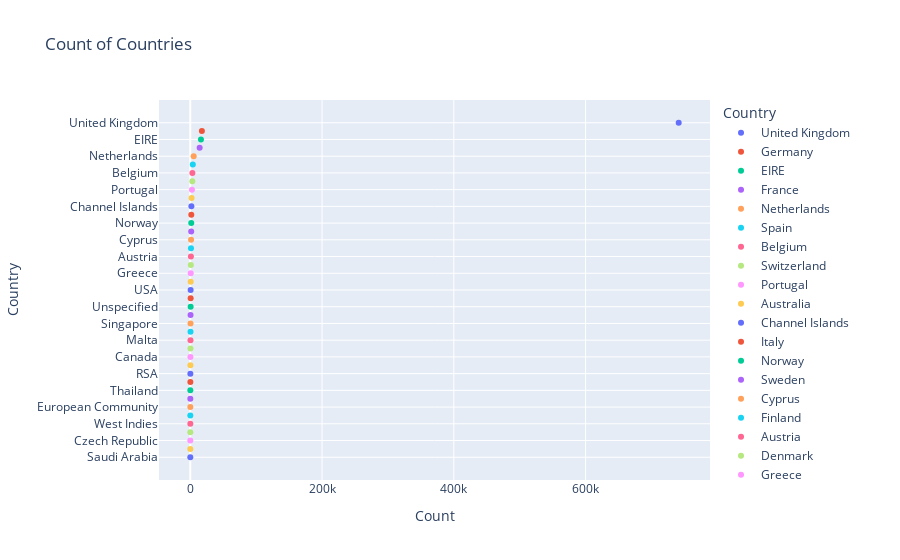

Write notebook code for a chart like this one.
### Code cell
# px.scatter(temp_df, y = "Country", color = names, title = "Count of Countries")
temp_df = data["Country"].value_counts().reset_index()
temp_df.columns = ["Country", "Count"]

names = "Country"

# Scatter plot
import plotly.express as px
px.scatter(temp_df, x="Count", y="Country", color=names, title="Count of Countries")

### Figure 1 — Plotly figure (JSON) as saved in the notebook; plotly's stock layout.template omitted (floating-point values rounded to 4 significant figures)
{"data": [{"hovertemplate": "Country=%{y}<br>Count=%{x}<extra></extra>", "legendgroup": "United Kingdom", "marker": {"color": "#636efa", "symbol": "circle"}, "mode": "markers", "name": "United Kingdom", "orientation": "h", "showlegend": true, "type": "scatter", "x": [741301], "xaxis": "x", "y": ["United Kingdom"], "yaxis": "y"}, {"hovertemplate": "Country=%{y}<br>Count=%{x}<extra></extra>", "legendgroup": "Germany", "marker": {"color": "#EF553B", "symbol": "circle"}, "mode": "markers", "name": "Germany", "orientation": "h", "showlegend": true, "type": "scatter", "x": [17624], "xaxis": "x", "y": ["Germany"], "yaxis": "y"}, {"hovertemplate": "Country=%{y}<br>Count=%{x}<extra></extra>", "legendgroup": "EIRE", "marker": {"color": "#00cc96", "symbol": "circle"}, "mode": "markers", "name": "EIRE", "orientation": "h", "showlegend": true, "type": "scatter", "x": [16195], "xaxis": "x", "y": ["EIRE"], "yaxis": "y"}, {"hovertemplate": "Country=%{y}<br>Count=%{x}<extra></extra>", "legendgroup": "France", "marker": {"color": "#ab63fa", "symbol": "circle"}, "mode": "markers", "name": "France", "orientation": "h", "showlegend": true, "type": "scatter", "x": [14202], "xaxis": "x", "y": ["France"], "yaxis": "y"}, {"hovertemplate": "Country=%{y}<br>Count=%{x}<extra></extra>", "legendgroup": "Netherlands", "marker": {"color": "#FFA15A", "symbol": "circle"}, "mode": "markers", "name": "Netherlands", "orientation": "h", "showlegend": true, "type": "scatter", "x": [5140], "xaxis": "x", "y": ["Netherlands"], "yaxis": "y"}, {"hovertemplate": "Country=%{y}<br>Count=%{x}<extra></extra>", "legendgroup": "Spain", "marker": {"color": "#19d3f3", "symbol": "circle"}, "mode": "markers", "name": "Spain", "orientation": "h", "showlegend": true, "type": "scatter", "x": [3811], "xaxis": "x", "y": ["Spain"], "yaxis": "y"}, {"hovertemplate": "Country=%{y}<br>Count=%{x}<extra></extra>", "legendgroup": "Belgium", "marker": {"color": "#FF6692", "symbol": "circle"}, "mode": "markers", "name": "Belgium", "orientation": "h", "showlegend": true, "type": "scatter", "x": [3123], "xaxis": "x", "y": ["Belgium"], "yaxis": "y"}, {"hovertemplate": "Country=%{y}<br>Count=%{x}<extra></extra>", "legendgroup": "Switzerland", "marker": {"color": "#B6E880", "symbol": "circle"}, "mode": "markers", "name": "Switzerland", "orientation": "h", "showlegend": true, "type": "scatter", "x": [3064], "xaxis": "x", "y": ["Switzerland"], "yaxis": "y"}, {"hovertemplate": "Country=%{y}<br>Count=%{x}<extra></extra>", "legendgroup": "Portugal", "marker": {"color": "#FF97FF", "symbol": "circle"}, "mode": "markers", "name": "Portugal", "orientation": "h", "showlegend": true, "type": "scatter", "x": [2504], "xaxis": "x", "y": ["Portugal"], "yaxis": "y"}, {"hovertemplate": "Country=%{y}<br>Count=%{x}<extra></extra>", "legendgroup": "Australia", "marker": {"color": "#FECB52", "symbol": "circle"}, "mode": "markers", "name": "Australia", "orientation": "h", "showlegend": true, "type": "scatter", "x": [1913], "xaxis": "x", "y": ["Australia"], "yaxis": "y"}, {"hovertemplate": "Country=%{y}<br>Count=%{x}<extra></extra>", "legendgroup": "Channel Islands", "marker": {"color": "#636efa", "symbol": "circle"}, "mode": "markers", "name": "Channel Islands", "orientation": "h", "showlegend": true, "type": "scatter", "x": [1664], "xaxis": "x", "y": ["Channel Islands"], "yaxis": "y"}, {"hovertemplate": "Country=%{y}<br>Count=%{x}<extra></extra>", "legendgroup": "Italy", "marker": {"color": "#EF553B", "symbol": "circle"}, "mode": "markers", "name": "Italy", "orientation": "h", "showlegend": true, "type": "scatter", "x": [1534], "xaxis": "x", "y": ["Italy"], "yaxis": "y"}, {"hovertemplate": "Country=%{y}<br>Count=%{x}<extra></extra>", "legendgroup": "Norway", "marker": {"color": "#00cc96", "symbol": "circle"}, "mode": "markers", "name": "Norway", "orientation": "h", "showlegend": true, "type": "scatter", "x": [1455], "xaxis": "x", "y": ["Norway"], "yaxis": "y"}, {"hovertemplate": "Country=%{y}<br>Count=%{x}<extra></extra>", "legendgroup": "Sweden", "marker": {"color": "#ab63fa", "symbol": "circle"}, "mode": "markers", "name": "Sweden", "orientation": "h", "showlegend": true, "type": "scatter", "x": [1345], "xaxis": "x", "y": ["Sweden"], "yaxis": "y"}, {"hovertemplate": "Country=%{y}<br>Count=%{x}<extra></extra>", "legendgroup": "Cyprus", "marker": {"color": "#FFA15A", "symbol": "circle"}, "mode": "markers", "name": "Cyprus", "orientation": "h", "showlegend": true, "type": "scatter", "x": [1176], "xaxis": "x", "y": ["Cyprus"], "yaxis": "y"}, {"hovertemplate": "Country=%{y}<br>Count=%{x}<extra></extra>", "legendgroup": "Finland", "marker": {"color": "#19d3f3", "symbol": "circle"}, "mode": "markers", "name": "Finland", "orientation": "h", "showlegend": true, "type": "scatter", "x": [1049], "xaxis": "x", "y": ["Finland"], "yaxis": "y"}, {"hovertemplate": "Country=%{y}<br>Count=%{x}<extra></extra>", "legendgroup": "Austria", "marker": {"color": "#FF6692", "symbol": "circle"}, "mode": "markers", "name": "Austria", "orientation": "h", "showlegend": true, "type": "scatter", "x": [938], "xaxis": "x", "y": ["Austria"], "yaxis": "y"}, {"hovertemplate": "Country=%{y}<br>Count=%{x}<extra></extra>", "legendgroup": "Denmark", "marker": {"color": "#B6E880", "symbol": "circle"}, "mode": "markers", "name": "Denmark", "orientation": "h", "showlegend": true, "type": "scatter", "x": [817], "xaxis": "x", "y": ["Denmark"], "yaxis": "y"}, {"hovertemplate": "Country=%{y}<br>Count=%{x}<extra></extra>", "legendgroup": "Greece", "marker": {"color": "#FF97FF", "symbol": "circle"}, "mode": "markers", "name": "Greece", "orientation": "h", "showlegend": true, "type": "scatter", "x": [663], "xaxis": "x", "y": ["Greece"], "yaxis": "y"}, {"hovertemplate": "Country=%{y}<br>Count=%{x}<extra></extra>", "legendgroup": "Japan", "marker": {"color": "#FECB52", "symbol": "circle"}, "mode": "markers", "name": "Japan", "orientation": "h", "showlegend": true, "type": "scatter", "x": [582], "xaxis": "x", "y": ["Japan"], "yaxis": "y"}, {"hovertemplate": "Country=%{y}<br>Count=%{x}<extra></extra>", "legendgroup": "USA", "marker": {"color": "#636efa", "symbol": "circle"}, "mode": "markers", "name": "USA", "orientation": "h", "showlegend": true, "type": "scatter", "x": [535], "xaxis": "x", "y": ["USA"], "yaxis": "y"}, {"hovertemplate": "Country=%{y}<br>Count=%{x}<extra></extra>", "legendgroup": "Poland", "marker": {"color": "#EF553B", "symbol": "circle"}, "mode": "markers", "name": "Poland", "orientation": "h", "showlegend": true, "type": "scatter", "x": [535], "xaxis": "x", "y": ["Poland"], "yaxis": "y"}, {"hovertemplate": "Country=%{y}<br>Count=%{x}<extra></extra>", "legendgroup": "Unspecified", "marker": {"color": "#00cc96", "symbol": "circle"}, "mode": "markers", "name": "Unspecified", "orientation": "h", "showlegend": true, "type": "scatter", "x": [524], "xaxis": "x", "y": ["Unspecified"], "yaxis": "y"}, {"hovertemplate": "Country=%{y}<br>Count=%{x}<extra></extra>", "legendgroup": "United Arab Emirates", "marker": {"color": "#ab63fa", "symbol": "circle"}, "mode": "markers", "name": "United Arab Emirates", "orientation": "h", "showlegend": true, "type": "scatter", "x": [386], "xaxis": "x", "y": ["United Arab Emirates"], "yaxis": "y"}, {"hovertemplate": "Country=%{y}<br>Count=%{x}<extra></extra>", "legendgroup": "Singapore", "marker": {"color": "#FFA15A", "symbol": "circle"}, "mode": "markers", "name": "Singapore", "orientation": "h", "showlegend": true, "type": "scatter", "x": [346], "xaxis": "x", "y": ["Singapore"], "yaxis": "y"}, {"hovertemplate": "Country=%{y}<br>Count=%{x}<extra></extra>", "legendgroup": "Israel", "marker": {"color": "#19d3f3", "symbol": "circle"}, "mode": "markers", "name": "Israel", "orientation": "h", "showlegend": true, "type": "scatter", "x": [324], "xaxis": "x", "y": ["Israel"], "yaxis": "y"}, {"hovertemplate": "Country=%{y}<br>Count=%{x}<extra></extra>", "legendgroup": "Malta", "marker": {"color": "#FF6692", "symbol": "circle"}, "mode": "markers", "name": "Malta", "orientation": "h", "showlegend": true, "type": "scatter", "x": [299], "xaxis": "x", "y": ["Malta"], "yaxis": "y"}, {"hovertemplate": "Country=%{y}<br>Count=%{x}<extra></extra>", "legendgroup": "Iceland", "marker": {"color": "#B6E880", "symbol": "circle"}, "mode": "markers", "name": "Iceland", "orientation": "h", "showlegend": true, "type": "scatter", "x": [253], "xaxis": "x", "y": ["Iceland"], "yaxis": "y"}, {"hovertemplate": "Country=%{y}<br>Count=%{x}<extra></extra>", "legendgroup": "Canada", "marker": {"color": "#FF97FF", "symbol": "circle"}, "mode": "markers", "name": "Canada", "orientation": "h", "showlegend": true, "type": "scatter", "x": [228], "xaxis": "x", "y": ["Canada"], "yaxis": "y"}, {"hovertemplate": "Country=%{y}<br>Count=%{x}<extra></extra>", "legendgroup": "Lithuania", "marker": {"color": "#FECB52", "symbol": "circle"}, "mode": "markers", "name": "Lithuania", "orientation": "h", "showlegend": true, "type": "scatter", "x": [189], "xaxis": "x", "y": ["Lithuania"], "yaxis": "y"}, {"hovertemplate": "Country=%{y}<br>Count=%{x}<extra></extra>", "legendgroup": "RSA", "marker": {"color": "#636efa", "symbol": "circle"}, "mode": "markers", "name": "RSA", "orientation": "h", "showlegend": true, "type": "scatter", "x": [123], "xaxis": "x", "y": ["RSA"], "yaxis": "y"}, {"hovertemplate": "Country=%{y}<br>Count=%{x}<extra></extra>", "legendgroup": "Brazil", "marker": {"color": "#EF553B", "symbol": "circle"}, "mode": "markers", "name": "Brazil", "orientation": "h", "showlegend": true, "type": "scatter", "x": [94], "xaxis": "x", "y": ["Brazil"], "yaxis": "y"}, {"hovertemplate": "Country=%{y}<br>Count=%{x}<extra></extra>", "legendgroup": "Thailand", "marker": {"color": "#00cc96", "symbol": "circle"}, "mode": "markers", "name": "Thailand", "orientation": "h", "showlegend": true, "type": "scatter", "x": [76], "xaxis": "x", "y": ["Thailand"], "yaxis": "y"}, {"hovertemplate": "Country=%{y}<br>Count=%{x}<extra></extra>", "legendgroup": "Korea", "marker": {"color": "#ab63fa", "symbol": "circle"}, "mode": "markers", "name": "Korea", "orientation": "h", "showlegend": true, "type": "scatter", "x": [63], "xaxis": "x", "y": ["Korea"], "yaxis": "y"}, {"hovertemplate": "Country=%{y}<br>Count=%{x}<extra></extra>", "legendgroup": "European Community", "marker": {"color": "#FFA15A", "symbol": "circle"}, "mode": "markers", "name": "European Community", "orientation": "h", "showlegend": true, "type": "scatter", "x": [61], "xaxis": "x", "y": ["European Community"], "yaxis": "y"}, {"hovertemplate": "Country=%{y}<br>Count=%{x}<extra></extra>", "legendgroup": "Bahrain", "marker": {"color": "#19d3f3", "symbol": "circle"}, "mode": "markers", "name": "Bahrain", "orientation": "h", "showlegend": true, "type": "scatter", "x": [59], "xaxis": "x", "y": ["Bahrain"], "yaxis": "y"}, {"hovertemplate": "Country=%{y}<br>Count=%{x}<extra></extra>", "legendgroup": "West Indies", "marker": {"color": "#FF6692", "symbol": "circle"}, "mode": "markers", "name": "West Indies", "orientation": "h", "showlegend": true, "type": "scatter", "x": [54], "xaxis": "x", "y": ["West Indies"], "yaxis": "y"}, {"hovertemplate": "Country=%{y}<br>Count=%{x}<extra></extra>", "legendgroup": "Lebanon", "marker": {"color": "#B6E880", "symbol": "circle"}, "mode": "markers", "name": "Lebanon", "orientation": "h", "showlegend": true, "type": "scatter", "x": [45], "xaxis": "x", "y": ["Lebanon"], "yaxis": "y"}, {"hovertemplate": "Country=%{y}<br>Count=%{x}<extra></extra>", "legendgroup": "Czech Republic", "marker": {"color": "#FF97FF", "symbol": "circle"}, "mode": "markers", "name": "Czech Republic", "orientation": "h", "showlegend": true, "type": "scatter", "x": [30], "xaxis": "x", "y": ["Czech Republic"], "yaxis": "y"}, {"hovertemplate": "Country=%{y}<br>Count=%{x}<extra></extra>", "legendgroup": "Nigeria", "marker": {"color": "#FECB52", "symbol": "circle"}, "mode": "markers", "name": "Nigeria", "orientation": "h", "showlegend": true, "type": "scatter", "x": [30], "xaxis": "x", "y": ["Nigeria"], "yaxis": "y"}, {"hovertemplate": "Country=%{y}<br>Count=%{x}<extra></extra>", "legendgroup": "Saudi Arabia", "marker": {"color": "#636efa", "symbol": "circle"}, "mode": "markers", "name": "Saudi Arabia", "orientation": "h", "showlegend": true, "type": "scatter", "x": [10], "xaxis": "x", "y": ["Saudi Arabia"], "yaxis": "y"}], "layout": {"legend": {"title": {"text": "Country"}, "tracegroupgap": 0}, "title": {"text": "Count of Countries"}, "xaxis": {"anchor": "y", "domain": [0, 1], "title": {"text": "Count"}}, "yaxis": {"anchor": "x", "categoryarray": ["Saudi Arabia", "Nigeria", "Czech Republic", "Lebanon", "West Indies", "Bahrain", "European Community", "Korea", "Thailand", "Brazil", "RSA", "Lithuania", "Canada", "Iceland", "Malta", "Israel", "Singapore", "United Arab Emirates", "Unspecified", "Poland", "USA", "Japan", "Greece", "Denmark", "Austria", "Finland", "Cyprus", "Sweden", "Norway", "Italy", "Channel Islands", "Australia", "Portugal", "Switzerland", "Belgium", "Spain", "Netherlands", "France", "EIRE", "Germany", "United Kingdom"], "categoryorder": "array", "domain": [0, 1], "title": {"text": "Country"}}}}
